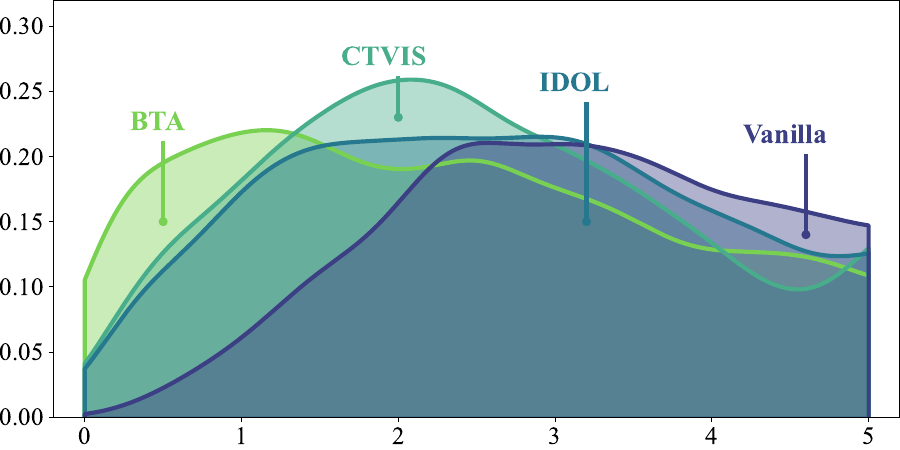

This figure's Python source:
import json
import random

import torch
import numpy as np
import matplotlib.pyplot as plt
import seaborn as sns
from scipy.stats import gaussian_kde

linewidth = 3
colors = ['#78D151', '#48AD8A', '#26788E', '#3C3F84']
# colors = ['#211951', '#836FFF', '#15F5BA', '#F0F3FF']
# colors = ['#00B050', '#7030A0']
font_size = 20
plt.rcParams['axes.unicode_minus'] = False  # 显示负号
plt.rcParams['font.family'] = 'Times New Roman'


def kde_draw(ious, colors, label_names):
    fig = plt.figure(figsize=(9, 4.5), dpi=300)

    # ious[0] = [x - random.random() for x in ious[0]]
    # ious[1] = [x + random.random() * 0.1 for x in ious[1]]
    # ious[2] = [x + random.random() * 0.1 for x in ious[2]]
    ious[3] = [x + random.random() for x in ious[3]]

    ax = fig.add_subplot(111)
    gs = [sns.kdeplot(ious[i], color=colors[i], linewidth=0, label=label_names[i], clip=(0.0, 5.0)) for i in range(len(ious))]
    # g1 = sns.kdeplot(ious[0], color=colors[0], linewidth=0, label=label_names[0], clip=(0.0, 5.0))
    # g2 = sns.kdeplot(ious[1], color=colors[1], linewidth=0, label=label_names[1], clip=(0.0, 5.0))
    # g3 = sns.kdeplot(ious[2], color=colors[2], linewidth=0, label=label_names[2], clip=(0.0, 5.0))

    # g.set(ylabel='Density', xlabel='IoU')
    # ax.set_xlabel('Entropy', fontsize=font_size, fontweight='bold')
    # ax.set_ylabel('Density', fontsize=font_size, fontweight='bold')
    ax.set_ylim([0, 0.32])
    ax.set_xlim([-0.2, 5.2])
    # #adjust y-axis label position
    # ax.yaxis.set_label_coords(-.1, .5)

    # #adjust x-axis label position 
    # ax.xaxis.set_label_coords(.5, -.1)

    ax.set(xlabel=None, ylabel=None)

    ax.set_yticks([0.0, 0.05, 0.1, 0.15, 0.2, 0.25, 0.3])
    ax.set_yticklabels(['0.00', '0.05', '0.10', '0.15', '0.20', '0.25', '0.30'], fontsize=font_size - 2)

    ax.set_xticks([0, 1, 2, 3, 4, 5])
    ax.set_xticklabels([0, 1, 2, 3, 4, 5], fontsize=font_size - 2)

    def draw_dist(iou, color, g):
        kde = gaussian_kde(iou)
        # get the min and max of the x-axis
        xmin, xmax = g.get_xlim()
        # create points between the min and max
        x = np.linspace(xmin, xmax, 1000)
        # calculate the y values from the model
        kde_y = kde(x)
        x0 = x[(x >= 0) * (x <= 5)]
        y0 = kde_y[(x >= 0) * (x <= 5)]
        # fill the areas
        g.fill_between(x=x0, y1=y0, color=color, alpha=.4)
        p = ax.plot([x0[0]] + x0.tolist() + [x0[-1]], [0] + y0.tolist() + [0], color=color, linewidth=linewidth)[0]

    draw_dist(ious[0], colors[0], gs[0])
    draw_dist(ious[1], colors[1], gs[1])
    draw_dist(ious[2], colors[2], gs[2])
    draw_dist(ious[3], colors[3], gs[3])

    plt.scatter(4.6, 0.14, s=30, marker='o', color=colors[-1])
    plt.plot([4.6, 4.6], [0.14, 0.20], color=colors[-1], linewidth=3)
    plt.text(4.2, 0.21, 'Vanilla', color=colors[-1], fontsize=font_size, fontweight='bold')

    plt.scatter(3.2, 0.15, s=30, marker='o', color=colors[-2])
    plt.plot([3.2, 3.2], [0.15, 0.24], color=colors[-2], linewidth=3)
    plt.text(2.9, 0.25, 'IDOL', color=colors[-2], fontsize=font_size, fontweight='bold')

    plt.scatter(2, 0.23, s=30, marker='o', color=colors[-3])
    plt.plot([2, 2], [0.23, 0.26], color=colors[-3], linewidth=3)
    plt.text(1.64, 0.27, 'CTVIS', color=colors[-3], fontsize=font_size, fontweight='bold')

    plt.scatter(0.5, 0.15, s=30, marker='o', color=colors[-4])
    plt.plot([0.5, 0.5], [0.15, 0.21], color=colors[-4], linewidth=3)
    plt.text(0.29, 0.22, 'BTA', color=colors[-4], fontsize=font_size, fontweight='bold')

    # plt.scatter(1.2, 0.45, s=30, marker='o', color=colors[2])
    # plt.plot([1.2, 1.8], [0.45, 0.45], color=colors[2], linewidth=3)
    # plt.text(1.9, 0.436, 'Bridge-Text', color=colors[2], fontsize=font_size, fontweight='bold')

    # kde1 = gaussian_kde(ious[0])
    # # get the min and max of the x-axis
    # xmin, xmax = g1.get_xlim()
    # # create points between the min and max
    # x = np.linspace(xmin, xmax, 1000)
    # # calculate the y values from the model
    # kde_y = kde1(x)
    # x0 = x[(x >= 0) * (x <= 5)]
    # y0 = kde_y[(x >= 0) * (x <= 5)]
    # # fill the areas
    # g1.fill_between(x=x0, y1=y0, color=colors[0], alpha=.4)
    # p1 = ax.plot([x0[0]] + x0.tolist() + [x0[-1]], [0] + y0.tolist() + [0], color=colors[0], linewidth=linewidth)[0]

    # plt.scatter(4.1, 0.10, s=30, marker='o', color=colors[0])
    # plt.plot([4.1, 4.1], [0.10, 0.20], color=colors[0], linewidth=3)
    # plt.text(3.5, 0.22, 'Frame-Text', color=colors[0], fontsize=font_size, fontweight='bold')

    # kde2 = gaussian_kde(ious[1])
    # # get the min and max of the x-axis
    # xmin, xmax = g2.get_xlim()
    # # create points between the min and max
    # x = np.linspace(xmin, xmax, 1000)
    # # calculate the y values from the model
    # kde_y = kde2(x)
    # x0 = x[(x >= 0) * (x <= 5)]
    # y0 = kde_y[(x >= 0) * (x <= 5)]
    # # fill the areas
    # g2.fill_between(x=x0, y1=y0, color=colors[1], alpha=.4)
    # p2 = ax.plot([x0[0]] + x0.tolist() + [x0[-1]], [0] + y0.tolist() + [0], color=colors[1], linewidth=linewidth)[0]
    # # ax.plot(x0, y0, color=colors[1], linewidth=linewidth)

    # plt.scatter(1.8, 0.35, s=30, marker='o', color=colors[1])
    # plt.plot([1.8, 2.4], [0.35, 0.35], color=colors[1], linewidth=3)
    # plt.text(2.5, 0.336, 'Frame-Text w/ TIR', color=colors[1], fontsize=font_size, fontweight='bold')

    # kde3 = gaussian_kde(ious[2])
    # # get the min and max of the x-axis
    # xmin, xmax = g3.get_xlim()
    # # create points between the min and max
    # x = np.linspace(xmin, xmax, 1000)
    # # calculate the y values from the model
    # kde_y = kde3(x)
    # x0 = x[(x >= 0) * (x <= 5)]
    # y0 = kde_y[(x >= 0) * (x <= 5)]
    # # fill the areas
    # g3.fill_between(x=x0, y1=y0, color=colors[2], alpha=.4)
    # p3 = ax.plot([x0[0]] + x0.tolist() + [x0[-1]], [0] + y0.tolist() + [0], color=colors[2], linewidth=linewidth)[0]

    # plt.scatter(1.2, 0.45, s=30, marker='o', color=colors[2])
    # plt.plot([1.2, 1.8], [0.45, 0.45], color=colors[2], linewidth=3)
    # plt.text(1.9, 0.436, 'Bridge-Text', color=colors[2], fontsize=font_size, fontweight='bold')

    # plt.grid(visible=True, which='major', color='#666666', linestyle='-', alpha=0.3)
    # plt.minorticks_on()
    # plt.grid(visible=True, which='minor', color='#999999', linestyle='-', alpha=0.2)
    # plt.plot([0.5, 0.5], [0, 4], linewidth=1.5, linestyle='--', c='red')
    # plt.text(
    #     0.05,
    #     0.175,
    #     f'{label_name}',
    #     fontsize=font_size + 5,
    #     fontweight='bold',
    # )
    # plt.text(
    #     -0.1,
    #     3.2,
    #     f'IoU > 0.5: {iou_rate * 100.0:.1f}%',
    #     fontsize=font_size + 2,
    #     fontweight='bold',
    #     # color='red'
    # )
    # plt.text(0.46, -0.04, 'IoU', fontsize=font_size + 2, fontweight='bold')
    # plt.text(-.05, 0.26, 'Rate', fontsize=font_size + 2, fontweight='bold')
    plt.tight_layout(pad=0)

    # leg = plt.legend(
    #     handles=[p1, p2, p3],
    #     labels=['Frame-wise', 'TFrame-wise', 'Bridge-wise'],
    #     labelspacing=0.8,
    #     # columnspacing=0.3,
    #     handletextpad=0.3,
    #     prop={
    #         'weight': 'bold',
    #         'size': font_size - 2,
    #     },
    #     loc='upper right',
    # )

    return fig

# bta: swin/san_online_SwinB_bs16_6000st_ViT-L-336/model_0001999.pth
results = json.load(open('./cvpr2024/entropy/swin_san_online_best_bta.json', 'r'))
entropys1 = []
for res in results:
    entropys1.append(res['entropy'])

# idol: brivis_v2_R50_bs16_6000st/model_0004999.pth
results = json.load(open('./cvpr2024/entropy/brivis_v2_idol.json', 'r'))

entropys2 = []
for res in results:
    entropys2.append(res['entropy'])

# ctvis: san_online_coco1.0/model_0002999.pth
results = json.load(open('./cvpr2024/entropy/san_online_coco1.0_ctvis.json', 'r'))

entropys3 = []
for res in results:
    entropys3.append(res['entropy'])

# baseline: san_online_R50_bs16_6000st/model_0000999.pth
results = json.load(open('./cvpr2024/entropy/san_online_worse_baseline.json', 'r'))
entropys4 = []
for res in results:
    entropys4.append(res['entropy'])

# entropys2 = []
# for seq in results['sequences']:
#     segs = seq['segmentations']
#     track_ids = []
#     for seg in segs:
#         seg_ids = seg.keys()
#         for seg_id in seg_ids:
#             if seg_id not in track_ids:
#                 entropys2.append(seg[seg_id]['entropy'])
#                 track_ids.append(seg_id)

results = json.load(open('work_dirs/openvoc_ytvis_2019/san_online_R50_bs16_6000st_coco1.0/inference/results.json', 'r'))

entropys3 = []
for res in results:
    entropys3.append(res['entropy'])

fig = kde_draw([entropys1, entropys2, entropys3, entropys4], colors, ['Baseline', 'TBaseline', 'OpenBridgeVIS', 'OpenBridgeVIs'])
fig.savefig('cvpr2024/entropy/entropy_dist.png')
fig.savefig('cvpr2024/entropy/entropy_dist.pdf')
